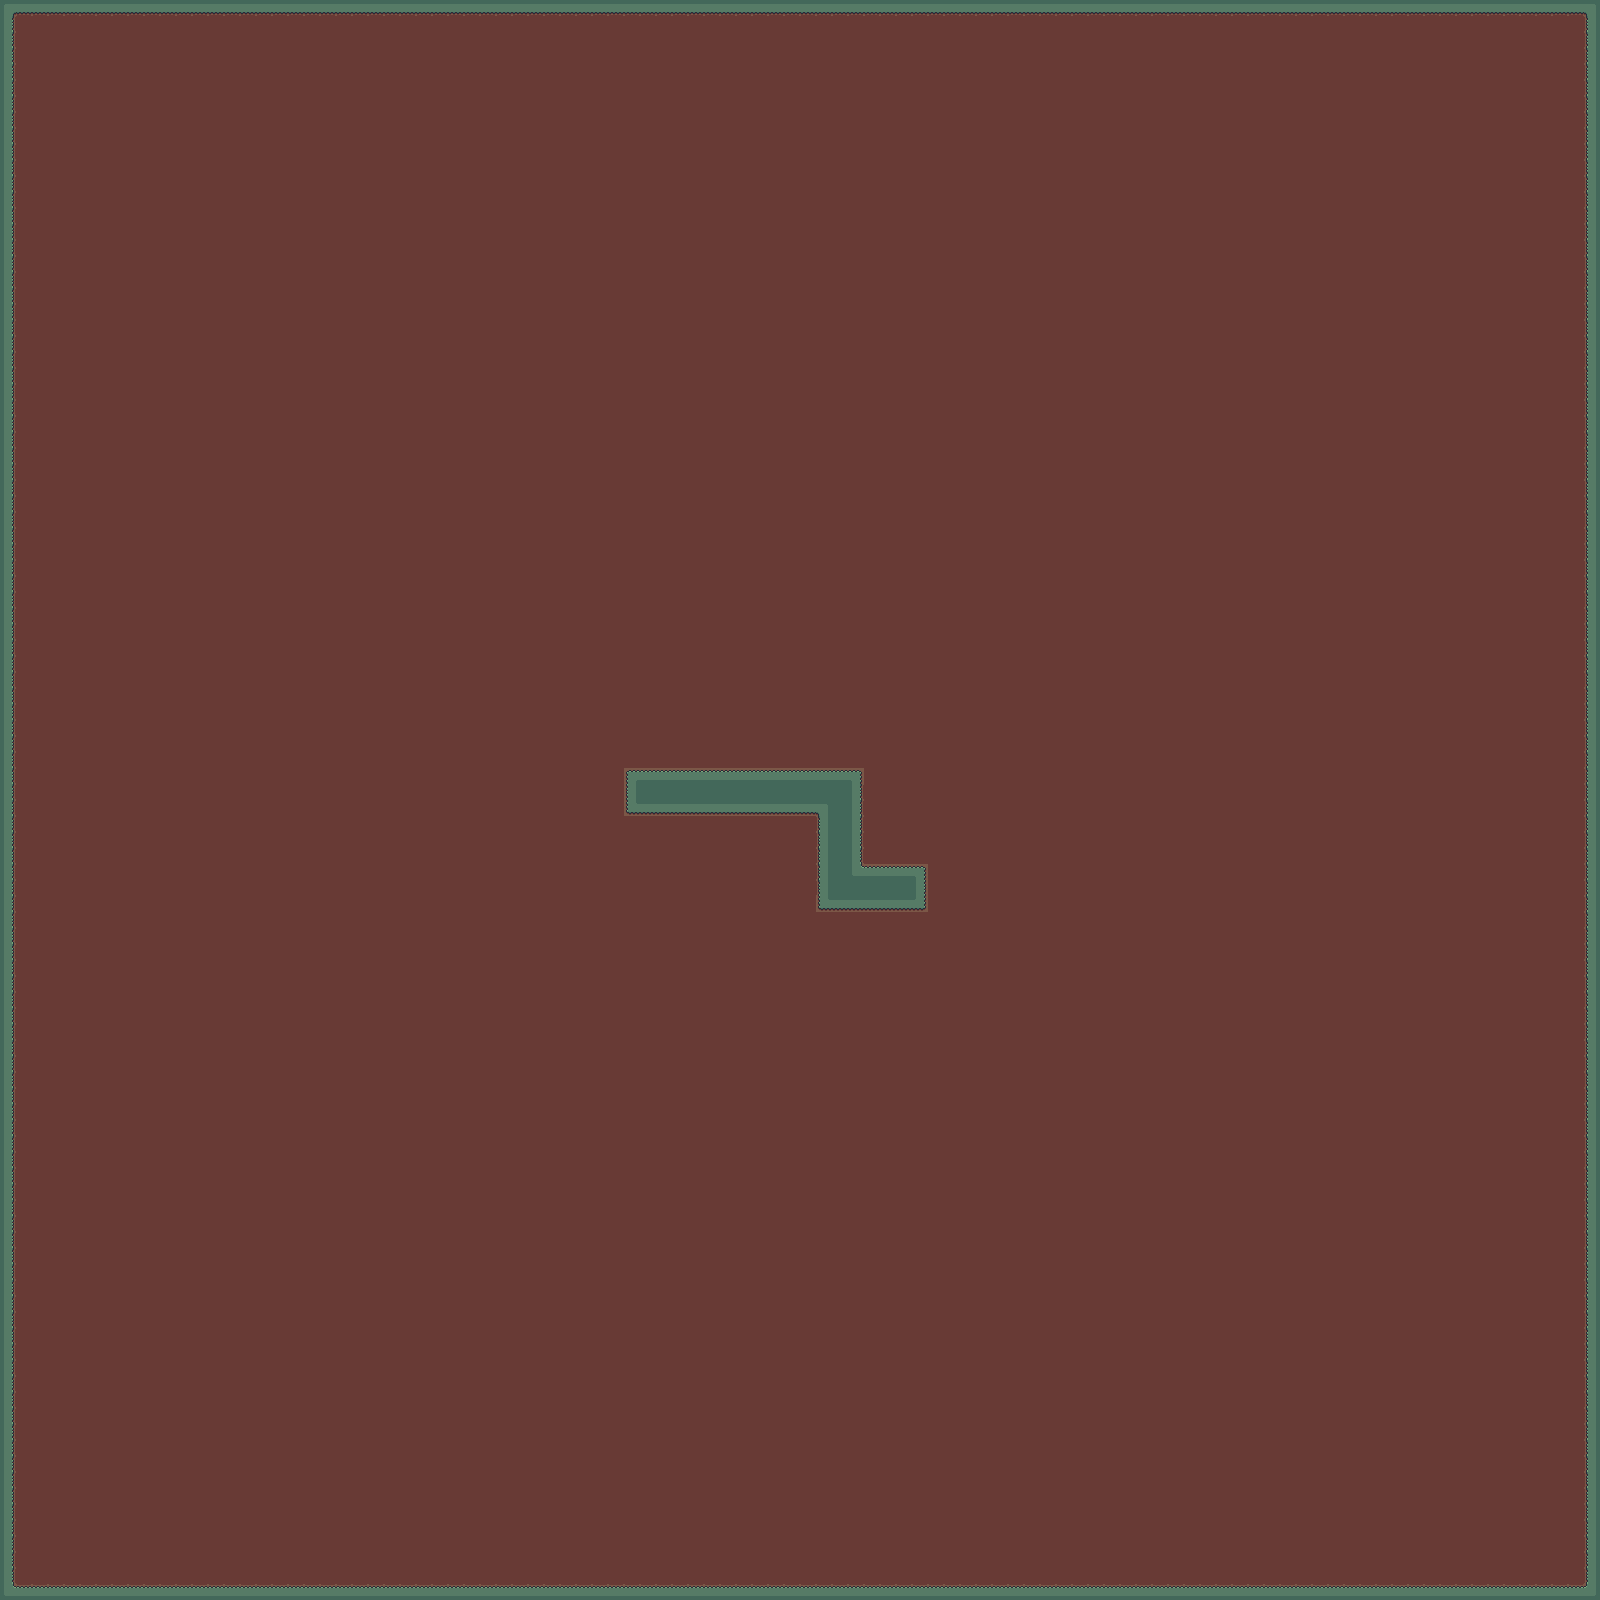

The image is a tile-based game level rendered from a .tmx file. Its description and source (layers, tilesets, objects; grid data summarised) follow:
An orthogonal 100x100 tile map with 16x16 px tiles, 1 tile layer (background) and 10 objects (4x boundryWall, 4x spawner, player, base).

<map version="1.9" tiledversion="1.9.2" orientation="orthogonal" renderorder="right-down" width="100" height="100" tilewidth="16" tileheight="16" infinite="0" nextlayerid="3" nextobjectid="19">
 <tileset firstgid="1" source="grassanddirtbysenuka.tsx" />
 <layer id="1" name="background" width="100" height="100">
  <data>[10000 cells, 10000 non-empty, 18 distinct tile ids]</data>
 </layer>
 <objectgroup id="2" name="objects">
  <object id="1" name="boundryWall" x="0" y="0">
   <polygon points="0,0 16,0 16,1600 0,1600" />
  </object>
  <object id="2" name="boundryWall" x="16" y="0">
   <polygon points="0,0 0,16 1584,16 1584,0" />
  </object>
  <object id="3" name="boundryWall" x="1600" y="16">
   <polygon points="0,0 -16,0 -16,1584 0,1584" />
  </object>
  <object id="4" name="boundryWall" x="1584" y="1600">
   <polygon points="0,0 -1568,0 -1568,-16 0,-16" />
  </object>
  <object id="5" name="player" x="784" y="800" width="16" height="16" />
  <object id="10" name="base" x="800" y="672" width="48" height="48" />
  <object id="14" name="spawner" x="48" y="48" width="48" height="48" />
  <object id="15" name="spawner" x="592" y="48" width="48" height="48" />
  <object id="17" name="spawner" x="1072" y="48" width="48" height="48" />
  <object id="18" name="spawner" x="1504" y="48" width="48" height="48" />
 </objectgroup>
</map>
